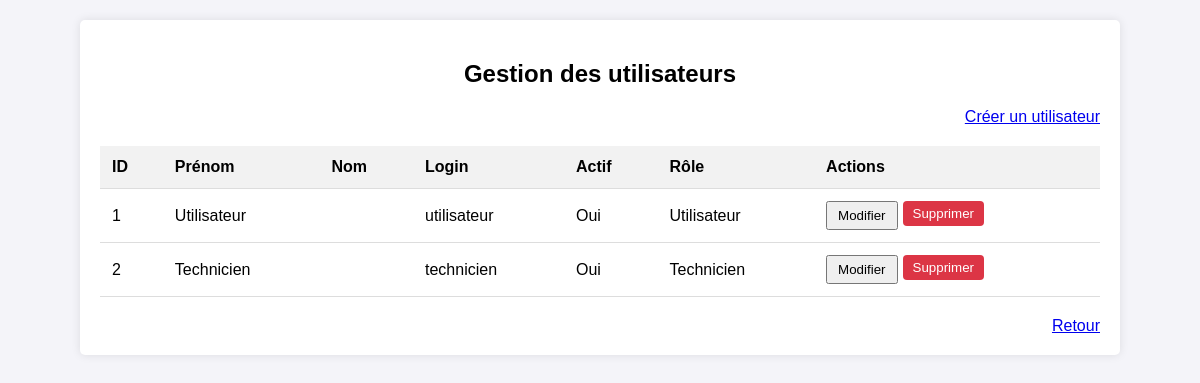
The app's page /admin/utilisateur.php (signed in) with its own data.
### tables this page shows
CREATE TABLE `utilisateur` (
  `id_utilisateur` int(11) NOT NULL,
  `Prenom` varchar(17) NOT NULL,
  `Nom` varchar(15) NOT NULL,
  `login` varchar(25) NOT NULL,
  `mdp` varchar(30) NOT NULL,
  `Actif` tinyint(1) NOT NULL,
  `id_role` int(11) NOT NULL
);

CREATE TABLE `role` (
  `id_role` int(11) NOT NULL,
  `Nom_role` varchar(25) NOT NULL
);

### admin/utilisateur.php (the view, shortened to what this page needs)
<?php
try {
    $pdo = new PDO('mysql:host=localhost;dbname=gestionnaire_de_tickets;charset=utf8mb4', 'root', '');
    $pdo->setAttribute(PDO::ATTR_ERRMODE, PDO::ERRMODE_EXCEPTION);
} catch (PDOException $e) {
    die("Erreur de connexion à la base de données : " . $e->getMessage());
}
$stmt = $pdo->prepare("
    SELECT u.id_utilisateur, u.Prenom, u.Nom, u.login, u.Actif, r.Nom_role
    FROM utilisateur u
    JOIN role r ON u.id_role = r.id_role
    WHERE u.id_role IN (1, 2)
");
$stmt->execute();
$utilisateurs = $stmt->fetchAll(PDO::FETCH_ASSOC);
?>
<!DOCTYPE html>
<html lang="fr">
<head>
</head>
<body>
    <div class="container">
        <h2>Gestion des utilisateurs</h2>
        <div class="create-user">
            <a href="creer_utilisateur.php" class="button">Créer un utilisateur</a>
        </div>
        <table>
            <thead>
                <tr>
                    <th>ID</th>
                    <th>Prénom</th>
                    <th>Nom</th>
                    <th>Login</th>
                    <th>Actif</th>
                    <th>Rôle</th>
                    <th>Actions</th>
                </tr>
            </thead>
            <tbody>
                <?php foreach ($utilisateurs as $utilisateur): ?>
                <tr>
                    <td><?= htmlspecialchars($utilisateur['id_utilisateur']) ?></td>
                    <td><?= htmlspecialchars($utilisateur['Prenom']) ?></td>
                    <td><?= htmlspecialchars($utilisateur['Nom']) ?></td>
                    <td><?= htmlspecialchars($utilisateur['login']) ?></td>
                    <td><?= $utilisateur['Actif'] ? 'Oui' : 'Non' ?></td>
                    <td><?= htmlspecialchars($utilisateur['Nom_role']) ?></td>
                    <td class="actions">
                        <form action="modifier_utilisateur.php" method="post" style="display: inline;">
                            <button type="submit">Modifier</button>
                        </form>
                        <form method="post" style="display: inline;">
                            <button type="submit" name="delete_user" class="delete-btn" onclick="return confirm('Êtes-vous sûr de vouloir supprimer cet utilisateur ?')">Supprimer</button>
                        </form>
                    </td>
                </tr>
                <?php endforeach; ?>
            </tbody>
        </table>
        <div style="text-align: right; margin-top: 20px;">
            <a href="../traitement/accueil.php">Retour</a>
        </div>
    </div>
</body>
</html>

### admin/utilisateur.php (style rules this page uses)
body { font-family: Arial, sans-serif; background-color: #f4f4f9; margin: 0; padding: 20px; }
.container { max-width: 1000px; margin: 0 auto; background: #fff; padding: 20px; border-radius: 5px; box-shadow: 0 0 10px rgba(0,0,0,0.1); }
h2 { text-align: center; }
table { width: 100%; border-collapse: collapse; margin: 20px 0; }
th, td { padding: 12px; text-align: left; border-bottom: 1px solid #ddd; }
th { background-color: #f2f2f2; }
.actions { display: flex; gap: 5px; }
.actions form { display: inline; }
.actions button { padding: 5px 10px; cursor: pointer; }
.delete-btn { background-color: #dc3545; color: white; border: none; border-radius: 4px; }
.create-user { margin: 20px 0; text-align: right; }

### records on screen
utilisateur: id_utilisateur "1", Prenom "Utilisateur", login "utilisateur", Actif "Oui", id_role.Nom_role "Utilisateur"
utilisateur: id_utilisateur "2", Prenom "Technicien", login "technicien", Actif "Oui", id_role.Nom_role "Technicien"
